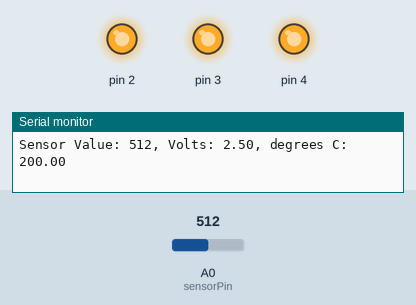
Recording of a sketch running on a simulated Arduino Uno, built with avr-gcc and run on an emulated ATmega328P. Shown: output pins drawn as LEDs (lit = HIGH), the last lines printed to the serial monitor. The inputs (shaded band) are chosen by the test bench; at power-on: A0 (sensorPin) = 512.

Above: at 1.2 s.
1.3 s: A0 (sensorPin) set to 181
4.3 s: A0 (sensorPin) set to 163
At 4.7 s:
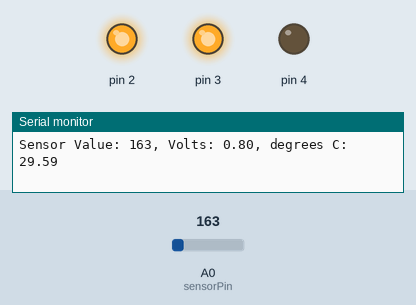
5.8 s: A0 (sensorPin) set to 122
At 6.6 s:
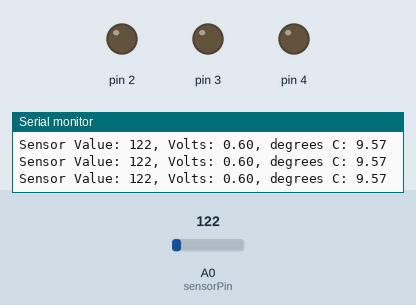
7.3 s: A0 (sensorPin) set to 306
At 8.5 s:
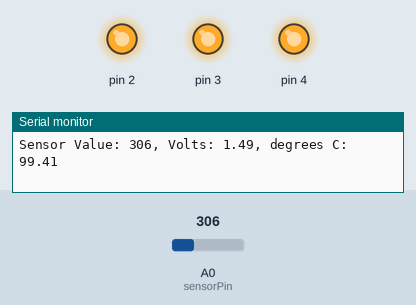
8.9 s: A0 (sensorPin) set to 0
At 10.3 s:
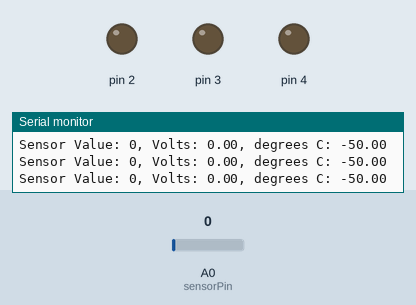
Timing chart, 0 to 11.4 s (numbered marks = the images above; inputs shaded):
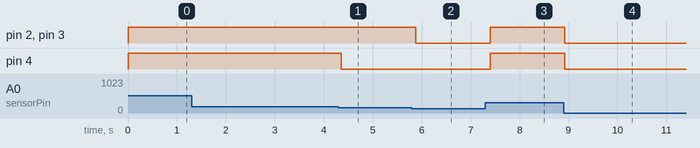

Measured:
- the behaviour switches between 164 and 163 on A0 (sensorPin) (found by bisection; images 0 and 1)
- after the input at 4.3 s, pin 4: HIGH → LOW after 0.06 s
- after the input at 5.8 s, pin 2, pin 3: HIGH → LOW after 0.08 s
- after the input at 7.3 s, pin 2–4: LOW → HIGH after 0.10 s
- after the input at 8.9 s, pin 2–4: HIGH → LOW at once

The sketch:

sketch_oct04_proj03.ino
```cpp
const int sensorPin = A0;
const float baselineTemp = 23.98;

void setup() {
  Serial.begin(9600); //open a serial port
  for(int pinNumber = 2; pinNumber < 5; pinNumber++) {
    pinMode(pinNumber, OUTPUT);
    digitalWrite(pinNumber, LOW);
  }
}

void loop() {
  int sensorVal = analogRead(sensorPin);
  Serial.print("Sensor Value: ");
  Serial.print(sensorVal);
  // convert ADC reading to voltage
  float voltage = (sensorVal/1024.0)*5.0;
  Serial.print(", Volts: ");
  Serial.print(voltage);
  Serial.print(", degrees C: ");
  //convert voltage to T in degrees
  float T = (voltage - .5)*100;
  Serial.println(T);

  if(T < baselineTemp) {
    digitalWrite(2, LOW);
    digitalWrite(3, LOW);
    digitalWrite(4, LOW);
  } else if(T >= baselineTemp + 2 && T < baselineTemp + 4) {
    digitalWrite(2, HIGH);
    digitalWrite(3, LOW);
    digitalWrite(4, LOW);
  } else if(T >= baselineTemp + 4 && T < baselineTemp + 6) {
    digitalWrite(2, HIGH);
    digitalWrite(3, HIGH);
    digitalWrite(4, LOW);
  } else if(T >= baselineTemp + 6) {
    digitalWrite(2, HIGH);
    digitalWrite(3, HIGH);
    digitalWrite(4, HIGH);
  }
  delay(100);
}
```
